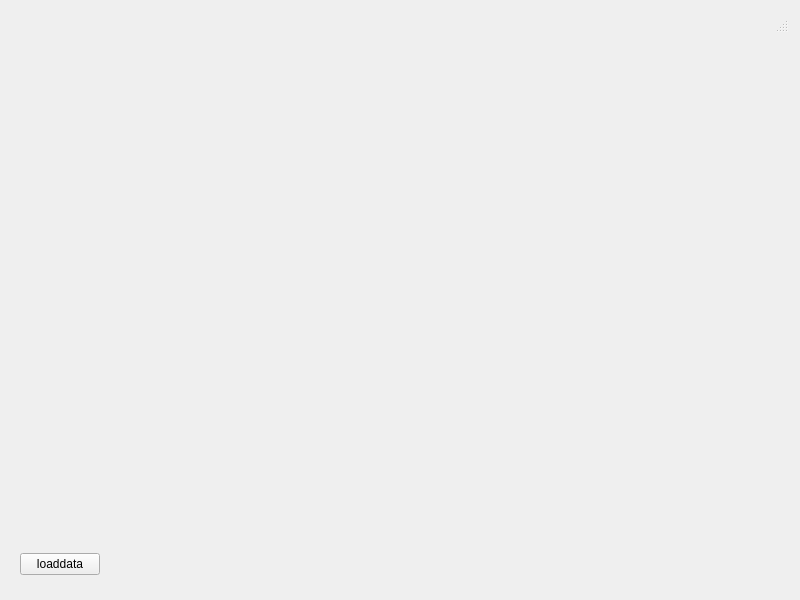
<?xml version="1.0" encoding="UTF-8"?>
<ui version="4.0">
 <class>MainWindow</class>
 <widget class="QWidget" name="MainWindow">
  <property name="geometry">
   <rect>
    <x>0</x>
    <y>0</y>
    <width>800</width>
    <height>600</height>
   </rect>
  </property>
  <property name="windowTitle">
   <string>MainWindow</string>
  </property>
  <layout class="QVBoxLayout" name="verticalLayout_2">
   <item>
    <widget class="QStatusBar" name="statusbar"/>
   </item>
   <item>
    <widget class="QMenuBar" name="menubar"/>
   </item>
   <item>
    <layout class="QVBoxLayout" name="verticalLayout" stretch="10,1">
     <item>
      <widget class="QWidget" name="widget" native="true"/>
     </item>
     <item>
      <widget class="QWidget" name="widget_2" native="true">
       <layout class="QHBoxLayout" name="horizontalLayout">
        <item>
         <widget class="QPushButton" name="pushButton_loaddata">
          <property name="text">
           <string>loaddata</string>
          </property>
         </widget>
        </item>
        <item>
         <spacer name="horizontalSpacer">
          <property name="orientation">
           <enum>Qt::Horizontal</enum>
          </property>
          <property name="sizeHint" stdset="0">
           <size>
            <width>675</width>
            <height>20</height>
           </size>
          </property>
         </spacer>
        </item>
       </layout>
      </widget>
     </item>
    </layout>
   </item>
  </layout>
 </widget>
 <resources/>
 <connections/>
</ui>
